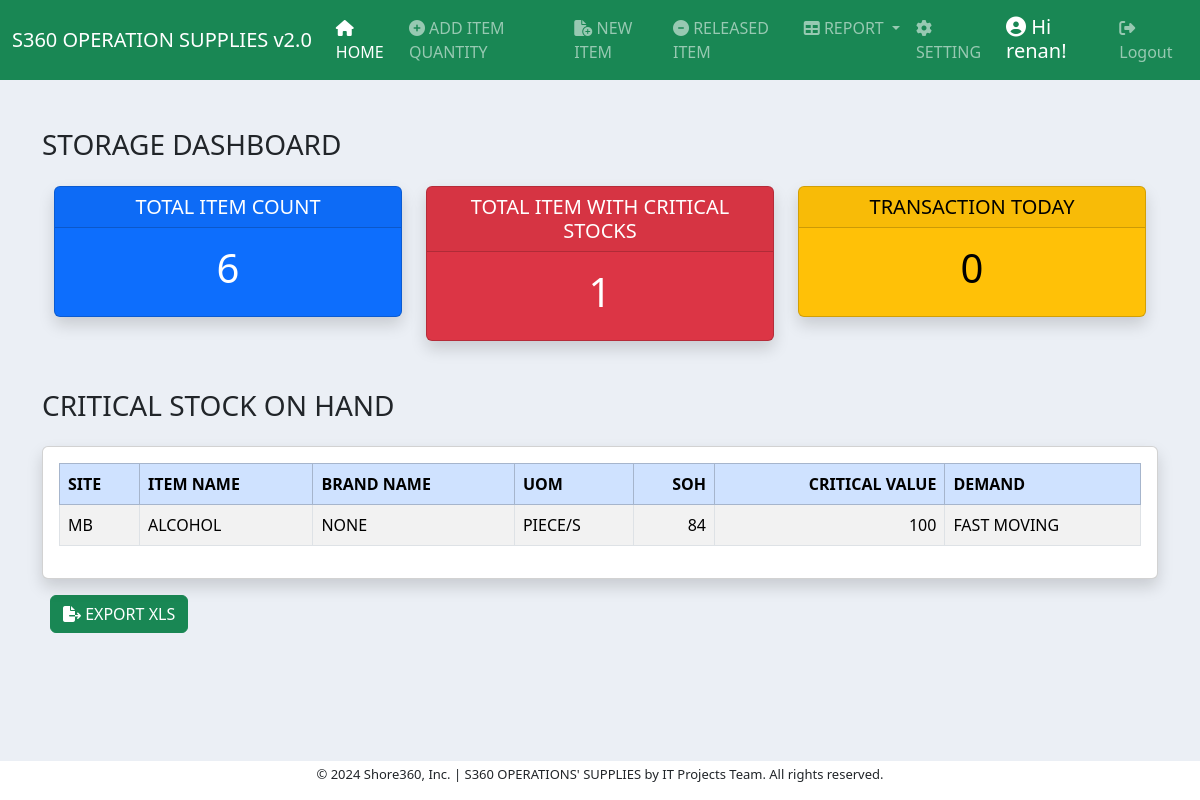
/dashboard/ (signed in), run on an earlier commit of the app's database.
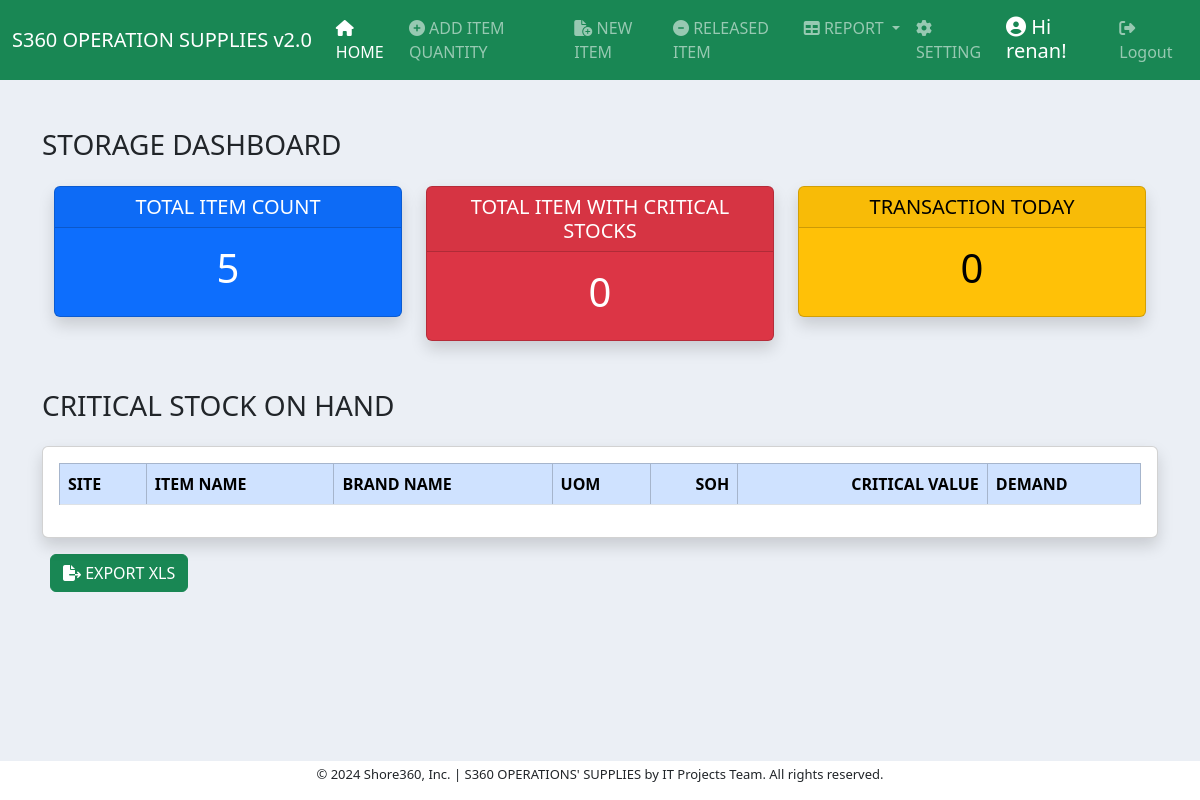
And on a later commit of the database.
### inventory/models.py (models this page shows, shortened)
class ItemBase(models.Model):
    item_name = models.CharField(max_length=200, null=True)
    brand_name = models.CharField(max_length=200, null=True)
    soh = models.IntegerField(null=True)
    item_code = models.CharField(max_length=200, null=True, blank=True)
    date_added = models.DateTimeField(auto_now_add=True)
    remarks = models.CharField(max_length=50, null=True)
    uom = models.ForeignKey(UOM, on_delete=models.CASCADE, null=True)
    critical_value = models.IntegerField(null=True, blank=True)
    site = models.ForeignKey(Site, on_delete=models.CASCADE)
    demand_item = models.ForeignKey(DemandItems, on_delete=models.CASCADE)
    division = models.ForeignKey(Division, on_delete=models.CASCADE, null=True)
    class Meta:
        ordering = ["item_name"]

class Site(models.Model):
    site = models.CharField(max_length=200)
    class Meta:
        ordering = ["site"]
    def __str__(self):
        return self.site

class UOM(models.Model):
    uom = models.CharField(max_length=100)
    def __str__(self):
        return self.uom
    class Meta:
        ordering = ["uom"]

class DemandItems(models.Model):
    demand_item = models.CharField(max_length=30)
    def __str__(self):
        return self.demand_item
    class Meta:
        ordering = ["demand_item"]

### dashboard/views.py (the view)
# urls.py: path('', views.dashboard_view, name='dashboard'),
@login_required
def dashboard_view(request):
    itembase = ItemBase.objects.all()
    item = Item.objects.all()
    item_count = itembase.count()
    critical_count = 0
    critical_list = []
    for critical in itembase:
        if critical.critical_value != 0:
            if critical.critical_value is not None:
                if critical.soh <= critical.critical_value:
                    critical_count += 1
                    critical_list.append(critical.id)
                    print(f"critical database = {critical.soh}")
                    print(f"critical assign = {critical.critical_value}")
            else:
                if critical.soh <= none_value:
                    critical_count += 1
                    critical_list.append(critical.id)
    print(critical_count)
    transaction_count = 0
    for transaction_date in item:
        if transaction_date.date_added.date() == datetime.datetime.now().date():
            transaction_count += 1
    context = {
        'item_count': item_count,
        'critical_count': critical_count,
        'none_value': none_value,
        'itembase': itembase,
        'transaction_count': transaction_count
    }
    return render(request, 'dashboard/dashboard_template.html', context)

### dashboard/templates/dashboard/dashboard_template.html (shortened to what this page needs)
{% extends 'base.html'  %}
{% block content %}
<div class="container">
<div class="dasboard-title mt-5 pb-3">
    <h3>STORAGE DASHBOARD  </h3>
</div>
<div class="container text-center">
    <div class="row">
      <div class="col-4">
        <div class="card text-bg-primary mb-3 shadow fade show">
            <h5 class="card-header">TOTAL ITEM COUNT</h5>
            <div class="card-body">
              <h1 class="card-title">{{ item_count }}</h1>
            </div>
          </div>
      </div>
      <div class="col-4">
        <div class="card text-bg-danger shadow fade show">
            <h5 class="card-header ">TOTAL ITEM WITH CRITICAL STOCKS</h5>
            <div class="card-body">
                <h1 class="card-title">{{ critical_count }}</h1>
            </div>
          </div>
      </div>
      <div class="col-4">
        <div class="card text-bg-warning mb-3 shadow fade show ">
            <h5 class="card-header">TRANSACTION TODAY</h5>
            <div class="card-body">
                <h1 class="card-title">{{ transaction_count }}</h1>
            </div>
          </div>
      </div>
    </div>
</div>
<div class="dasboard-title mt-5 pb-3">
    <h3>CRITICAL STOCK ON HAND </h3>
</div>
<div class="row">
    <div class="col-12">
          <div class="card card-body shadow fade show">
            <table class="table table-bordered table-hover table-striped">
                  <thead class="table-primary">
                    <tr>
                      <th scope="col">SITE</th>
                      <th scope="col">ITEM NAME</th>
                      <th scope="col">BRAND NAME</th>
                      <th scope="col">UOM</th>
                      <th scope="col" class="text-right">SOH</th>
                      <th scope="col" class="text-right">CRITICAL VALUE</th>
                      <th scope="col">DEMAND</th>
                    </tr>
                  </thead>
                  <tbody>
                    {% for item in itembase %}
                    <tr>
                      {% if item.critical_value != 0 %}
                        {% if item.critical_value > 0 %}
                          {% if item.soh <= item.critical_value %}
                            <td>{{ item.site }}</td>
                            <td>{{ item.item_name }}</td>
                            <td>{{ item.brand_name }}</td>
                            <td>{{ item.uom }}</td>
                            <td class="item_soh text-right">{{ item.soh }}</td>
                            <td class="text-right">{{ item.critical_value }}</td>
                            <td>{{ item.demand_item }}</td>
                          {% endif %}
                        {% endif %}
                      {% endif %}
                    </tr>
                    {% endfor %}
                  </tbody>
                </table>
          </div>
    </div>
</div>
<div class="pb-5">
  <a href="{% url 'critical_stock_excel_export' %}"><button class="btn btn-success mt-3 ms-2"><i class="fa-solid fa-file-export"></i> EXPORT XLS</button></a>
</div>
</div>
{% endblock content %}

### templates/base.html (shortened to what this page needs)
<!doctype html>
{% load static %}
<html lang="en">
  <head>
    <link href="https://cdn.jsdelivr.net/npm/bootstrap@5.3.3/dist/css/bootstrap.min.css" rel="stylesheet">
    <link href="{% static 'mystyle.css' %}" rel="stylesheet">
    <link href="https://cdn.jsdelivr.net/npm/select2@4.1.0-rc.0/dist/css/select2.min.css" rel="stylesheet" />
  </head>
  <body>
    {% include 'navbar.html' %}
    <div class="container-fluid">
      {% block content %}
      {% endblock content %}
    </div>
    <footer class="pt-1">
      <div id="myfooter">
      <p>© 2024 Shore360, Inc. | S360 OPERATIONS' SUPPLIES by IT Projects Team. All rights reserved. </p>
      </div>
    </footer>
    <link rel="stylesheet" href="https://cdnjs.cloudflare.com/ajax/libs/font-awesome/6.5.2/css/all.min.css" />
  </body>
</html>

### templates/navbar.html (shortened to what this page needs)
<nav class="navbar navbar-expand-lg navbar-dark bg-success">
    <div class="container-fluid">
      <a class="navbar-brand" href="">S360 OPERATION SUPPLIES v2.0</a>
      {% if request.user.is_staff and request.user.is_superuser %}
      <div class="collapse navbar-collapse" id="navbarSupportedContent">
        <ul class="navbar-nav me-auto mb-2 mb-lg-0">
          <li class="nav-item">
            <a class="nav-link" aria-current="page" href="{% url 'dashboard' %}"><i class="fa-solid fa-house"></i> HOME</a>
          </li>
          <li class="nav-item">
            <a class="nav-link" href="{% url 'add_item' %}" ><i class="fa-solid fa-circle-plus"></i> ADD ITEM QUANTITY</a>
          </li>
          <li class="nav-item">
            <a class="nav-link" href="{% url 'new_item' %}" ><i class="fa-solid fa-file-circle-plus"></i> NEW ITEM</a>
          </li>
          <li class="nav-item">
            <a class="nav-link" href="{% url 'get_item' %}" ><i class="fa-solid fa-circle-minus"></i> RELEASED ITEM</a>
          </li>
          <li class="nav-item dropdown">
            <a class="nav-link dropdown-toggle" href="#" role="button" data-bs-toggle="dropdown" aria-expanded="false">
              <i class="fa-solid fa-table"></i>  REPORT
            </a>
          </li>
          <li class="nav-item">
            <a class="nav-link" href="/admin" ><i class="fa-solid fa-gear"></i> SETTING</a>
          </li>
        </ul>
        {% endif %}
        <ul class="navbar-nav ml-auto">
        {% if user.is_authenticated %}
        <h5 id="hi-name"><i class="fa-solid fa-circle-user"></i> Hi {{ user.username }}!</h5>
          <li class="nav-item">
            <a class="nav-link" href="{% url 'user-logout' %}" ><i class="fa-solid fa-right-from-bracket"></i> Logout</a>
          </li>
        {% endif %}
      </div>
    </div>
  </nav>

### static/mystyle.css (style rules this page uses)
#hi-name { color: white; padding-top: 7px; padding-left: 12px; padding-right: 10px; }
body { background-color: #ebeff5; }
.text-right { text-align: right }
.text-center { text-align: center }
* footer { background-color: #FFF; font-size: small; position: fixed; bottom: 0px; width: 400px; text-align: center; width: 100%; }

What changed in the data, as far as the page shows it:
removed ItemBase: site "MB", item_name "ALCOHOL", brand_name "NONE", uom "PIECE/S", soh "84", critical_value "100", demand_item "FAST MOVING"
Also different on the page:
{{ item_count }}: "6" → "5"
{{ critical_count }}: "1" → "0"
